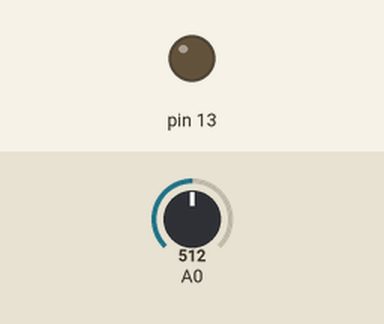
Recording of a sketch running on a simulated Arduino Uno, built with avr-gcc and run on an emulated ATmega328P. Parts: output pins drawn as LEDs (lit = HIGH). Inputs (shaded band) come from the test bench; at power-on: A0 = 512.

Above: at 2.3 s.
2.4 s: A0 set to 313
4.7 s: A0 set to 287
At 7.1 s:
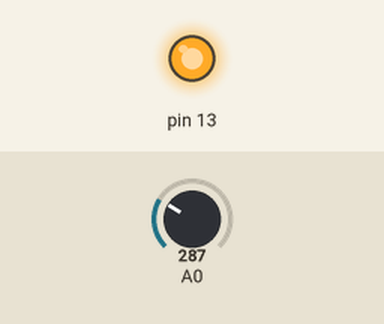
8.0 s: A0 set to 306
At 10.2 s:
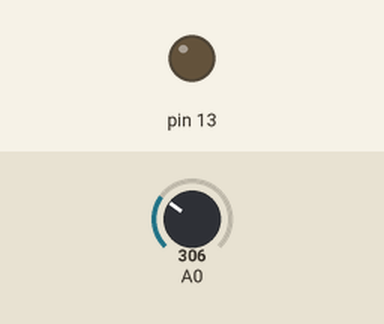
10.5 s: A0 set to 290
At 12.5 s:
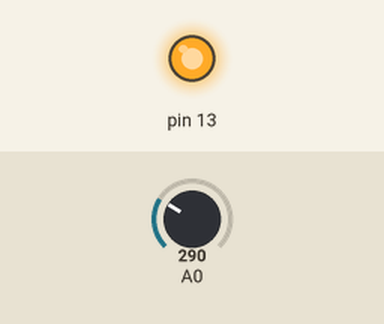
Timing chart, 0 to 14.0 s (numbered marks = the images above; inputs shaded):
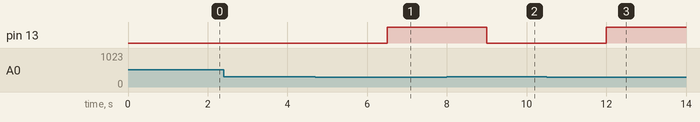

Measured:
- the behaviour switches between 300 and 299 on A0 (found by bisection; images 0 and 1)
- after the input at 2.4 s, every drawn part: stays the same
- after the input at 4.7 s, pin 13: LOW → HIGH after 1.8 s
- after the input at 8.0 s, pin 13: HIGH → LOW after 1.0 s
- after the input at 10.5 s, pin 13: LOW → HIGH after 1.5 s

The sketch:

CODE.ino
```cpp
void setup()
{
  pinMode(13, OUTPUT);
  Serial.begin(9600);
}

void loop()
{
 int d=analogRead(A0);
  delay(500);
  if(d<300)
  {
    digitalWrite(13,HIGH);
    delay(1000);
  }
  else
    digitalWrite(13,LOW);
  	delay(1000);
}
```
